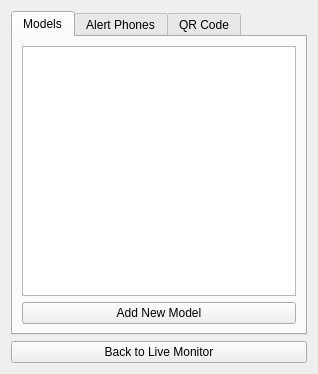
<?xml version="1.0" encoding="UTF-8"?>
<ui version="4.0">
 <class>SettingsPage</class>
 <widget class="QWidget" name="SettingsPage">
  <layout class="QVBoxLayout" name="verticalLayout">
   <item>
    <widget class="QTabWidget" name="tabWidget">
     <widget class="QWidget" name="tab_models">
      <attribute name="title">
       <string>Models</string>
      </attribute>
      <layout class="QVBoxLayout" name="verticalLayout_2">
       <item>
        <widget class="QTableWidget" name="modelsTable"/>
       </item>
       <item>
        <widget class="QPushButton" name="addModelBtn">
         <property name="text">
          <string>Add New Model</string>
         </property>
        </widget>
       </item>
      </layout>
     </widget>
     <widget class="QWidget" name="tab_phones">
      <attribute name="title">
       <string>Alert Phones</string>
      </attribute>
      <layout class="QVBoxLayout" name="verticalLayout_3">
       <item>
        <widget class="QComboBox" name="modelCombo"/>
       </item>
       <item>
        <widget class="QTableWidget" name="phonesTable"/>
       </item>
       <item>
        <widget class="QLineEdit" name="phoneInput">
         <property name="placeholderText">
          <string>+919876543210</string>
         </property>
        </widget>
       </item>
       <item>
        <widget class="QPushButton" name="addPhoneBtn">
         <property name="text">
          <string>Add Phone</string>
         </property>
        </widget>
       </item>
      </layout>
     </widget>
     <widget class="QWidget" name="tab_qr">
      <attribute name="title">
       <string>QR Code</string>
      </attribute>
      <layout class="QVBoxLayout" name="verticalLayout_4">
       <item>
        <widget class="QLabel" name="label">
         <property name="text">
          <string>QR Text Prefix:</string>
         </property>
        </widget>
       </item>
       <item>
        <widget class="QLineEdit" name="qrPrefix"/>
       </item>
       <item>
        <widget class="QLabel" name="label_2">
         <property name="text">
          <string>Start Counter:</string>
         </property>
        </widget>
       </item>
       <item>
        <widget class="QSpinBox" name="qrCounter">
         <property name="minimum">
          <number>1</number>
         </property>
         <property name="maximum">
          <number>999999</number>
         </property>
        </widget>
       </item>
       <item>
        <widget class="QLabel" name="qrPreview">
         <property name="text">
          <string>Preview: PART-00001</string>
         </property>
         <property name="font">
          <font>
           <family>Courier New</family>
           <pointsize>18</pointsize>
           <weight>75</weight>
           <bold>true</bold>
          </font>
         </property>
        </widget>
       </item>
       <item>
        <widget class="QPushButton" name="saveQrBtn">
         <property name="text">
          <string>Save QR Settings</string>
         </property>
        </widget>
       </item>
      </layout>
     </widget>
    </widget>
   </item>
   <item>
    <widget class="QPushButton" name="backBtn">
     <property name="text">
      <string>Back to Live Monitor</string>
     </property>
    </widget>
   </item>
  </layout>
 </widget>
 <resources/>
 <connections/>
</ui>
